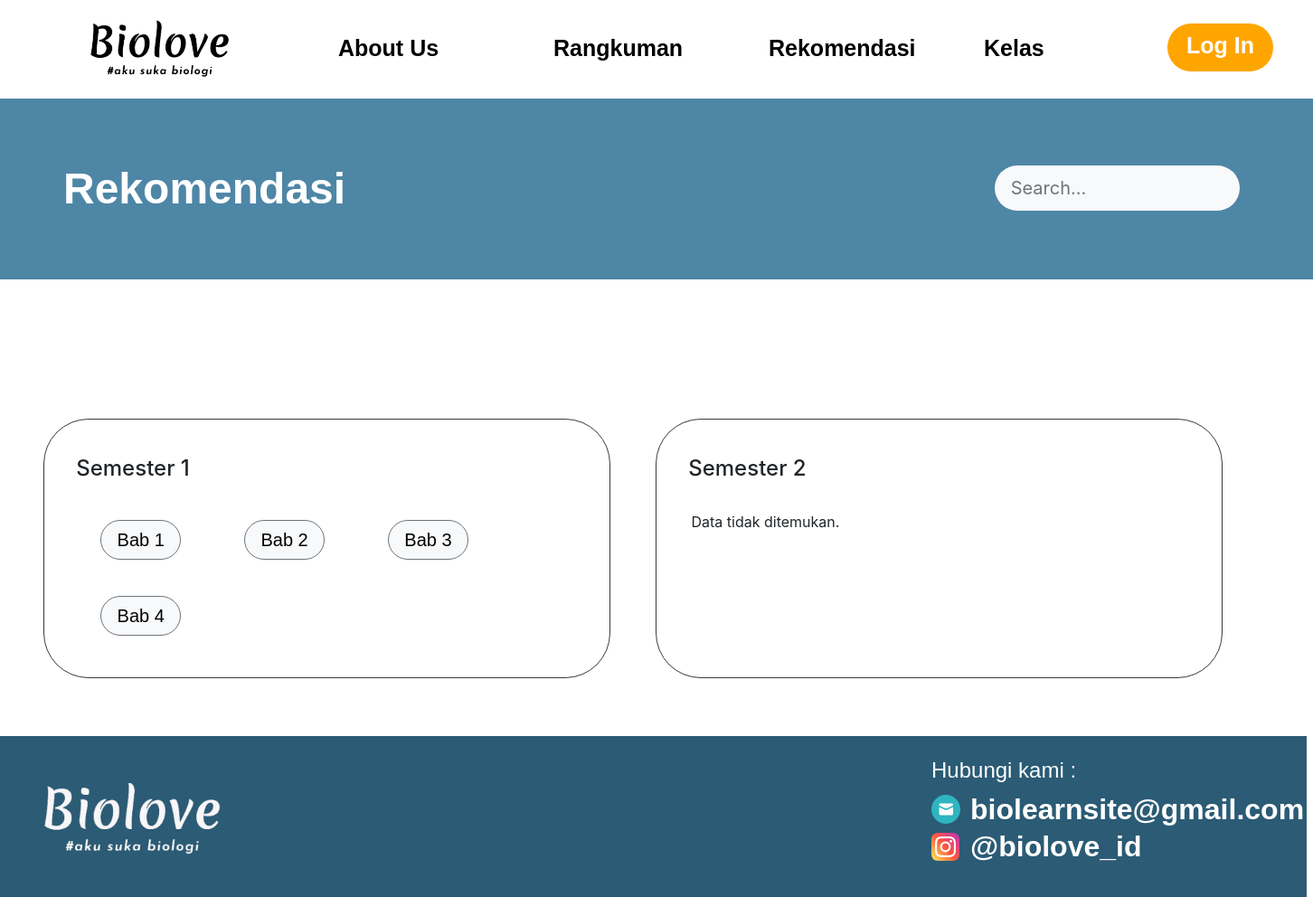
The app's page /proyek/user/rekomendasi_guest.php with its own data.
### tables this page shows
CREATE TABLE `tbl_rekomendasi` (
  `id_rekomendasi` int(30) NOT NULL,
  `id_kategori` varchar(30) NOT NULL,
  `id_kelas` varchar(20) NOT NULL,
  `id_mapel` int(11) NOT NULL,
  `semester` varchar(50) NOT NULL,
  `rekomendasi` varchar(200) NOT NULL
);

CREATE TABLE `tbl_kategori` (
  `id_kategori` int(20) NOT NULL,
  `kategori` varchar(30) NOT NULL
);

### proyek/user/rekomendasi_guest.php (the view, shortened to what this page needs)
<!DOCTYPE html>
<html lang="en">
<head>
    <link href="https://cdn.jsdelivr.net/npm/bootstrap@5.0.2/dist/css/bootstrap.min.css" rel="stylesheet">
    <link rel="stylesheet" href="https://maxcdn.bootstrapcdn.com/bootstrap/4.5.2/css/bootstrap.min.css">
</head>
<body>
    <ul class="">
        <li>
        <a href="index.php"><img class="biolove" src="img/logo_hitam.png"></a>
        </li>
        <li>&ensp;</li>
        <li>&ensp;</li>
        <li><a class="nav" href="about_us.php" style="text-decoration: none;">About Us</a></li>
        <li>&ensp;</li>
        <li><a class="nav" href="rangkuman_guest.php" style="text-decoration: none;">Rangkuman</a></li>
        <li>&ensp;</li>
        <li><a class="nav" href="rekomendasi_guest.php" style="text-decoration: none;">Rekomendasi</a></li>
        <li>&ensp;</li>
        <li><a class="nav" href="kelas.php" style="text-decoration: none;">Kelas</a></li>
        <li>&ensp;</li>
        <li><a class="btn btn-warning login" href="login.php" style="text-decoration: none;"><b>Log In</b></a></li>
    </ul>
    <div class="cover">
        <br><p class="judul">Rekomendasi</p>
        <form action="" method="GET" class="d-none d-sm-inline-block form-inline my-2 my-md-0 mw-100 navbar-search mr-3" style="margin-left: 1100px; padding-top: 50px;">
    <div class="input-group">
        <input type="text" class="form-control bg-light border-0 small" style="border-radius: 30px; width: 270px; height: 50px; font-size: 20px;" placeholder="&nbsp;Search..." aria-label="Search" aria-describedby="basic-addon2" name="search">
</div>
    </div>
    <span class="ms-5 mt-5 mb-5 kategori semester-container">
        <div class="border border-dark p-3 mb-3">
            <?php
                include "koneksi.php";
                $queryKelas = "SELECT rekomendasi FROM tbl_rekomendasi ";
                $resultKelas = mysqli_query($koneksi, $queryKelas);
                if ($rowKelas = mysqli_fetch_assoc($resultKelas)) {
                $query = "SELECT k.kategori AS kategori, tr.semester AS semester
                          FROM tbl_rekomendasi tr
                          JOIN tbl_kategori k ON tr.id_kategori = k.id_kategori
                          WHERE tr.semester = 'Semester 1'";
                $result = mysqli_query($koneksi, $query);
                if (mysqli_num_rows($result) > 0) {
                    echo '<br><h4>&nbsp&nbsp&nbspSemester 1</h4><br>';
                    while ($row = mysqli_fetch_assoc($result)) {
                        $kategori = $row['kategori'];
                        echo '<span class="semester-1" style="margin-bottom: 20px; display: inline-block;">';
                        echo '&nbsp&nbsp&nbsp&nbsp&nbsp&nbsp&nbsp <button class="btn btn-light border-secondary rounded-pill" style="font-size: 20px; font-family: \'Judson\', Helvetica;"><a  onclick="showLoginModal()" style="text-decoration: none; color: black;">&nbsp' . $kategori . '&nbsp</a></button>&nbsp&nbsp&nbsp';
                        echo '</span>';
                    }
                } else {
                    echo '<br><h4>&nbsp&nbsp&nbspSemester 1</h4><br>';
                    echo "&nbsp&nbsp&nbsp&nbsp Data tidak ditemukan. <br><br>";
                }
            }
                ?>
            </div>
            <div class="border border-dark p-3 mb-3">
                <?php
                $querySemester2 = mysqli_query($koneksi, "SELECT k.kategori AS kategori, tr.semester AS semester
                                   FROM tbl_rekomendasi tr
                                   JOIN tbl_kategori k ON tr.id_kategori = k.id_kategori
                                   WHERE tr.semester = 'Semester 2'") or die (mysqli_error($koneksi));
                $counterSemester2 = 0;
                if (mysqli_num_rows($querySemester2) > 0) {
                    echo '<br><h4>&nbsp&nbsp&nbspSemester 2</h4><br>';
                    while ($rowSemester2 = mysqli_fetch_assoc($querySemester2)) {
                        $kategoriSemester2 = $rowSemester2['kategori'];
                        echo '<span class="semester-2" style="margin-bottom: 20px; display: inline-block;">';
                        echo '&nbsp&nbsp&nbsp&nbsp&nbsp&nbsp&nbsp <button class="btn btn-light border-secondary rounded-pill" style="font-size: 20px; font-family: \'Judson\', Helvetica;"><a  onclick="showLoginModal()"style="text-decoration: none; color: black;">&nbsp' . $kategoriSemester2 . '&nbsp</a></button>&nbsp&nbsp&nbsp';
                        echo '</span>';
                        $counterSemester2++;
                    }
                    if ($counterSemester2 == 0) {
                        echo '<p>Semester 2: Data tidak ditemukan.</p>';
                    }
                } else {
                    echo '<br><h4>&nbsp&nbsp&nbspSemester 2</h4><br>';
                    echo "&nbsp&nbsp&nbsp&nbsp Data tidak ditemukan. <br><br>";
                }
                ?>
            </div>
</span>
    <footer class="footer">
        <div class="background">
            <div class="kontak">
                <div class="hubungi-kami">Hubungi kami :</div>
                <div class="instagram">@biolove_id</div>
                <div class="email">biolearnsite@gmail.com</div>
                <a href="https://www.instagram.com/ash_shafira_/"><img class="instagram-image" src="img/instagram.png"/></a>
                <a href="#email"><img class="email-image" src="img/email.png" /></a>
            </div>
        </div>
        <img class="biolove-image" src="img/biolove.png" />
    </footer>
</body>
</html>

### proyek/user/rekomendasi_guest.php (style rules this page uses)
* { margin: 0; padding: 0; }
ul { list-style-type: none; margin: 0; padding: 0; overflow: hidden; background: #ffffff; background-position: center; background-size: cover; width:100%; height:415px; }
.nav { position: relative; margin: 20px; text-decoration: none; color: black; display: block; color: black; text-align: center; padding: 14px 16px; text-decoration: none; left: 100px; top: 5px; }
li { float: left; width: 119px; top: 15px; font-family: "Judson", Helvetica; font-weight: 700; font-size: 25px; letter-spacing: 0; line-height: normal; white-space: nowrap; display: flex; }
.login { position: relative; color: white; border-radius: 30px; border: 1px solid; width: 200px; height: 55px; background-color: orange; font-size: 25px; left: 100px; top: 25px; text-decoration: none; }
.biolove { margin: 12px; position: absolute; width: 200px; height: 89px; top: 0; left: 65px; object-fit: cover; }
.cover { position: absolute; margin: 0; padding: 0; width: 100%; height: 200px; top: 109px; left: 0; overflow: hidden; background: rgb(78, 134, 166); background-position: center; }
.judul { position: absolute; color: white; font-family: "Judson", Helvetica; font-weight: 700; font-size: 48px; margin: 40px; left: 30px; }
.footer { position: absolute; width: 100%; height: 178px; left: -7px; background-color: #2b5b75; background-size: cover; }
.background { position: absolute; width: 318px; height: 117px; top: 24px; left: 1037px; }
.kontak { position: absolute; width: 318px; height: 117px; top: 0; left: 0; }
.hubungi-kami { position: absolute; width: 163px; height: 35px; top: 0; left: 0; font-family: "Karma", Helvetica; font-weight: 400; color: #ffffff; font-size: 24px; letter-spacing: 0; line-height: normal; }
.instagram { position: absolute; width: 164px; top: 80px; left: 43px; font-family: "Judson", Helvetica; font-weight: 700; color: #ffffff; font-size: 32px; letter-spacing: 0; line-height: normal; white-space: nowrap; }
.email { position: absolute; width: 269px; top: 39px; left: 43px; font-family: "Judson", Helvetica; font-weight: 700; color: #ffffff; font-size: 32px; letter-spacing: 0; line-height: normal; white-space: nowrap; }
.instagram-image { position: absolute; width: 31px; height: 31px; top: 83px; left: 0; object-fit: cover; }
.email-image { width: 32px; height: 32px; top: 41px; position: absolute; left: 0; object-fit: cover; }
.biolove-image { position: absolute; width: 213px; height: 86px; top: 52px; left: 48px; object-fit: cover; }
.kategori { position: relative; border-radius: 40px; margin-bottom: 50px; margin-right: 50px; }
.semester-container { display: flex; }
.semester-container div { flex: 1; }
.semester-container .border { margin-right: 50px; border-radius: 50px; }
.semester-1, .semester-2 { margin-bottom: 20px; display: inline-block; }
.semester-1 { padding: 10px; }

### records on screen
tbl_rekomendasi: id_kategori.kategori "Bab 1"
tbl_rekomendasi: id_kategori.kategori "Bab 2"
tbl_rekomendasi: id_kategori.kategori "Bab 3"
tbl_rekomendasi: id_kategori.kategori "Bab 4"
